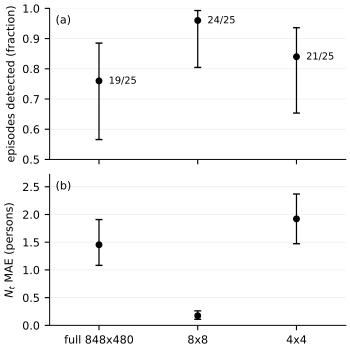

Here is the Python script that generated this plot:
"""Fig. 2 - Resolution ablation summary (two stacked panels, single column).

Spec: research/paper/figures.md, Fig. 2 section. Data: research/paper/results/apc_validation.json
only - detection rates with Wilson 95% CIs from variants.<v>, N_t MAE with
block-bootstrap 95% CIs from nt.<v>. Nothing hand-typed.
Output: fig2_resolution_ablation.pdf + .svg next to this script.

Run: python fig2_resolution_ablation.py   (deps: matplotlib, numpy only)
"""

import json
from pathlib import Path

import matplotlib

matplotlib.use("Agg")
import matplotlib.pyplot as plt

HERE = Path(__file__).resolve().parent
JSON_PATH = HERE.parent / "results" / "apc_validation.json"
OUT_STEM = HERE / "fig2_resolution_ablation"

VARIANTS = ("full", "mz8", "mz4")
XTICKLABELS = ("full 848x480", "8x8", "4x4")  # per spec

plt.rcParams.update(
    {
        "font.family": "sans-serif",
        "font.size": 8,
        "axes.linewidth": 0.7,
        "axes.spines.top": False,
        "axes.spines.right": False,
        "pdf.fonttype": 42,
        "svg.fonttype": "path",
    }
)


def asym_err(vals, cis):
    lo = [v - ci[0] for v, ci in zip(vals, cis)]
    hi = [ci[1] - v for v, ci in zip(vals, cis)]
    return [lo, hi]


def main() -> None:
    data = json.loads(JSON_PATH.read_text(encoding="utf-8"))
    x = range(len(VARIANTS))

    det = [data["variants"][v]["detection_rate"] for v in VARIANTS]
    det_ci = [data["variants"][v]["detection_ci95"] for v in VARIANTS]
    counts = [
        (data["variants"][v]["true_positives"], data["variants"][v]["episodes"])
        for v in VARIANTS
    ]
    mae = [data["nt"][v]["mae_vs_door_truth"] for v in VARIANTS]
    mae_ci = [data["nt"][v]["mae_vs_door_truth_ci95"] for v in VARIANTS]

    fig, (ax_a, ax_b) = plt.subplots(
        2, 1, figsize=(3.5, 3.5), sharex=True, layout="constrained"
    )

    # (a) detection rate, Wilson 95% CI
    ax_a.grid(axis="y", color="0.92", linewidth=0.5, zorder=0)
    ax_a.errorbar(
        x,
        det,
        yerr=asym_err(det, det_ci),
        fmt="o",
        color="0.0",
        markersize=4,
        capsize=2.5,
        linewidth=0.9,
        zorder=3,
    )
    for xi, rate, (tp, ep) in zip(x, det, counts):
        ax_a.annotate(
            f"{tp}/{ep}",
            (xi, rate),
            textcoords="offset points",
            xytext=(7, -2),
            fontsize=7,
        )
    ax_a.set_ylim(0.5, 1.0)  # per spec
    ax_a.set_ylabel("episodes detected (fraction)")
    ax_a.text(0.02, 0.90, "(a)", transform=ax_a.transAxes)

    # (b) N_t MAE vs door-event truth, bootstrap 95% CI
    ax_b.grid(axis="y", color="0.92", linewidth=0.5, zorder=0)
    ax_b.errorbar(
        x,
        mae,
        yerr=asym_err(mae, mae_ci),
        fmt="o",
        color="0.0",
        markersize=4,
        capsize=2.5,
        linewidth=0.9,
        zorder=3,
    )
    ax_b.set_ylim(0, max(ci[1] for ci in mae_ci) * 1.15)  # start at 0 per spec
    ax_b.set_ylabel("$N_t$ MAE (persons)")
    ax_b.text(0.02, 0.90, "(b)", transform=ax_b.transAxes)

    ax_b.set_xlim(-0.5, len(VARIANTS) - 0.5)
    ax_b.set_xticks(list(x))
    ax_b.set_xticklabels(XTICKLABELS)

    fig.savefig(OUT_STEM.with_suffix(".pdf"))
    fig.savefig(OUT_STEM.with_suffix(".svg"))
    print("wrote", OUT_STEM.with_suffix(".pdf"))
    print("wrote", OUT_STEM.with_suffix(".svg"))


if __name__ == "__main__":
    main()
